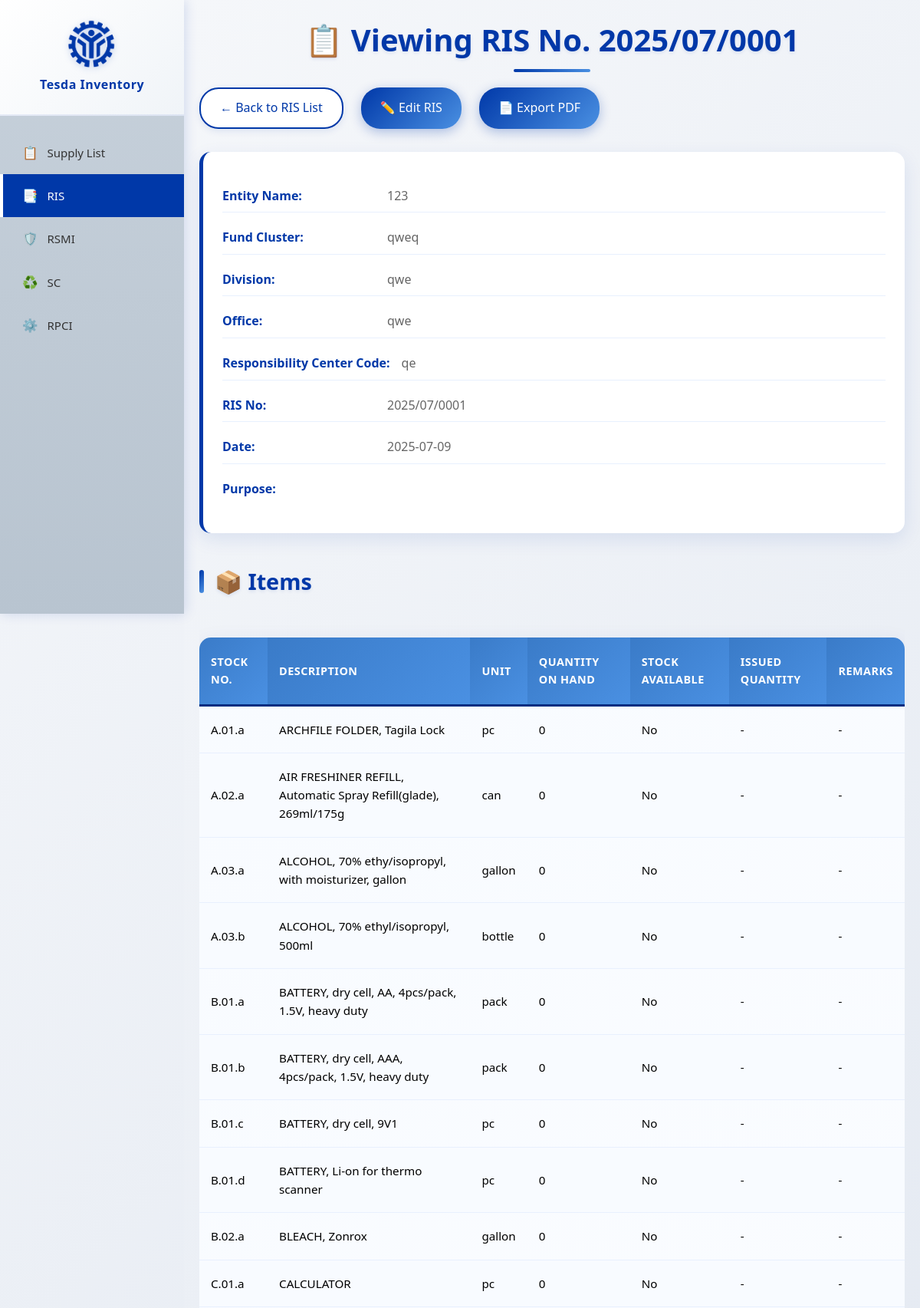
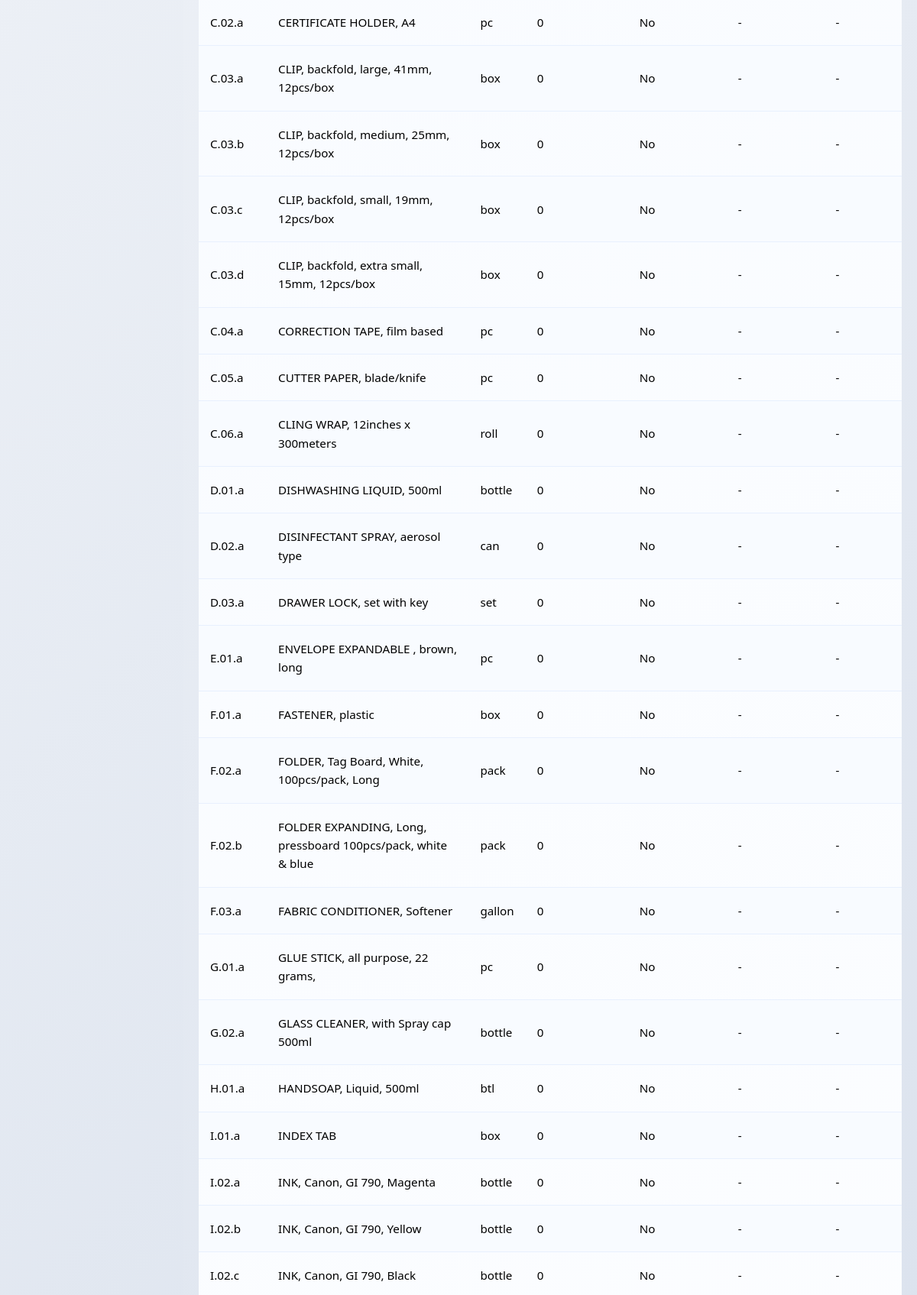
The page /view_ris.php?ris_id=14 (upper part) on the database its author committed (2 pictures, top to bottom).
### tables this page shows
CREATE TABLE `ris` (
  `ris_id` int(11) NOT NULL,
  `entity_name` varchar(255) DEFAULT NULL,
  `fund_cluster` varchar(100) DEFAULT NULL,
  `division` varchar(100) DEFAULT NULL,
  `office` varchar(100) DEFAULT NULL,
  `responsibility_center_code` varchar(100) DEFAULT NULL,
  `ris_no` varchar(100) DEFAULT NULL,
  `date_requested` date DEFAULT NULL,
  `purpose` text DEFAULT NULL,
  `requested_by` varchar(255) DEFAULT NULL,
  `approved_by` varchar(255) DEFAULT NULL,
  `issued_by` varchar(255) DEFAULT NULL,
  `received_by` varchar(255) DEFAULT NULL,
  `created_at` timestamp NOT NULL DEFAULT current_timestamp()
);

CREATE TABLE `items` (
  `item_id` int(11) NOT NULL,
  `stock_number` varchar(50) DEFAULT NULL,
  `description` varchar(255) DEFAULT NULL,
  `unit` varchar(50) DEFAULT NULL,
  `reorder_point` int(11) DEFAULT NULL,
  `unit_cost` decimal(10,2) DEFAULT NULL,
  `quantity_on_hand` int(11) DEFAULT 0
);

### view_ris.php (the view, shortened to what this page needs)
<!DOCTYPE html>
<html lang="en">
<head>
    <link rel="stylesheet" href="css/styles.css?v=<?= time() ?>">
</head>
<body class="view-ris-page">
    <?php include 'sidebar.php'; ?>
    <?php require 'config.php'; ?>
    <?php
    $ris_id = (int)$_GET['ris_id'];
    $ris_result = $conn->query("SELECT * FROM ris WHERE ris_id = $ris_id");
    $ris = $ris_result->fetch_assoc();
    $item_query = "
        SELECT
            i.stock_number,
            i.description,
            i.unit,
            i.quantity_on_hand,
            COALESCE(ri.stock_available, 'No') as stock_available,
            COALESCE(ri.issued_quantity, 0) as issued_quantity,
            COALESCE(ri.remarks, '') as remarks
        FROM items i
        LEFT JOIN ris_items ri ON i.stock_number = ri.stock_number AND ri.ris_id = $ris_id
        ORDER BY i.stock_number
    ";
    $item_result = $conn->query($item_query);
    ?>
    <div class="content">
        <h2>📋 Viewing RIS No. <?php echo htmlspecialchars($ris['ris_no']); ?></h2>
        <div class="ris-actions">
            <a href="ris.php" class="btn btn-secondary">← Back to RIS List</a>
            <a href="add_ris.php?ris_id=<?php echo $ris_id; ?>" class="btn btn-primary">✏️ Edit RIS</a>
            <a href="export_ris.php?ris_id=<?php echo $ris_id; ?>" class="btn btn-primary">📄 Export PDF</a>
        </div>
        <div class="ris-details">
            <p><strong>Entity Name:</strong> <?php echo htmlspecialchars($ris['entity_name']); ?></p>
            <p><strong>Fund Cluster:</strong> <?php echo htmlspecialchars($ris['fund_cluster']); ?></p>
            <p><strong>Division:</strong> <?php echo htmlspecialchars($ris['division']); ?></p>
            <p><strong>Office:</strong> <?php echo htmlspecialchars($ris['office']); ?></p>
            <p><strong>Responsibility Center Code:</strong> <?php echo htmlspecialchars($ris['responsibility_center_code']); ?></p>
            <p><strong>RIS No:</strong> <?php echo htmlspecialchars($ris['ris_no']); ?></p>
            <p><strong>Date:</strong> <?php echo htmlspecialchars($ris['date_requested']); ?></p>
            <p><strong>Purpose:</strong> <?php echo htmlspecialchars($ris['purpose']); ?></p>
        </div>
        <h3>📦 Items</h3>
        <div style="overflow-x:auto;">
            <table>
                <thead>
                    <tr>
                        <th>Stock No.</th>
                        <th>Description</th>
                        <th>Unit</th>
                        <th>Quantity on Hand</th>
                        <th>Stock Available</th>
                        <th>Issued Quantity</th>
                        <th>Remarks</th>
                    </tr>
                </thead>
                <tbody>
                    <?php
                    if ($item_result && $item_result->num_rows > 0) {
                        while ($item = $item_result->fetch_assoc()) {
                            $row_class = ($item['issued_quantity'] > 0) ? 'style="background-color: #f0f8ff;"' : '';
                            echo '<tr ' . $row_class . '>';
                            echo '<td>' . htmlspecialchars($item['stock_number']) . '</td>';
                            echo '<td>' . htmlspecialchars($item['description']) . '</td>';
                            echo '<td>' . htmlspecialchars($item['unit']) . '</td>';
                            echo '<td>' . htmlspecialchars($item['quantity_on_hand']) . '</td>';
                            echo '<td>' . htmlspecialchars($item['stock_available']) . '</td>';
                            echo '<td>' . ($item['issued_quantity'] > 0 ? htmlspecialchars($item['issued_quantity']) : '-') . '</td>';
                            echo '<td>' . (!empty($item['remarks']) ? htmlspecialchars($item['remarks']) : '-') . '</td>';
                            echo '</tr>';
                        }
                    } else {
                        echo '<tr><td colspan="7">No items found in inventory.</td></tr>';
                    }
                    ?>
                </tbody>
            </table>
        </div>
    </div>
</body>
</html>

### rows shown on the page
ris: ris_no "2025/07/0001", entity_name "123", fund_cluster "qweq", division "qwe", office "qwe", responsibility_center_code "qe", date_requested "2025-07-09"
items: stock_number "A.01.a", description "ARCHFILE FOLDER, Tagila Lock", unit "pc", quantity_on_hand "0", stock_available "No"
items: stock_number "A.02.a", description "AIR FRESHINER REFILL, Automatic Spray Refill(glade), 269ml/175g", unit "can", quantity_on_hand "0", stock_available "No"
items: stock_number "A.03.a", description "ALCOHOL, 70% ethy/isopropyl, with moisturizer, gallon", unit "gallon", quantity_on_hand "0", stock_available "No"
items: stock_number "A.03.b", description "ALCOHOL, 70% ethyl/isopropyl, 500ml", unit "bottle", quantity_on_hand "0", stock_available "No"
items: stock_number "B.01.a", description "BATTERY, dry cell, AA, 4pcs/pack, 1.5V, heavy duty", unit "pack", quantity_on_hand "0", stock_available "No"
items: stock_number "B.01.b", description "BATTERY, dry cell, AAA, 4pcs/pack, 1.5V, heavy duty", unit "pack", quantity_on_hand "0", stock_available "No"
items: stock_number "B.01.c", description "BATTERY, dry cell, 9V1", unit "pc", quantity_on_hand "0", stock_available "No"
items: stock_number "B.01.d", description "BATTERY, Li-on for thermo scanner", unit "pc", quantity_on_hand "0", stock_available "No"
items: stock_number "B.02.a", description "BLEACH, Zonrox", unit "gallon", quantity_on_hand "0", stock_available "No"
items: stock_number "C.01.a", description "CALCULATOR", unit "pc", quantity_on_hand "0", stock_available "No"
items: stock_number "C.02.a", description "CERTIFICATE HOLDER, A4", unit "pc", quantity_on_hand "0", stock_available "No"
items: stock_number "C.03.a", description "CLIP, backfold, large, 41mm, 12pcs/box", unit "box", quantity_on_hand "0", stock_available "No"
items: stock_number "C.03.b", description "CLIP, backfold, medium, 25mm, 12pcs/box", unit "box", quantity_on_hand "0", stock_available "No"
items: stock_number "C.03.c", description "CLIP, backfold, small, 19mm, 12pcs/box", unit "box", quantity_on_hand "0", stock_available "No"
items: stock_number "C.03.d", description "CLIP, backfold, extra small, 15mm, 12pcs/box", unit "box", quantity_on_hand "0", stock_available "No"
items: stock_number "C.04.a", description "CORRECTION TAPE, film based", unit "pc", quantity_on_hand "0", stock_available "No"
items: stock_number "C.05.a", description "CUTTER PAPER, blade/knife", unit "pc", quantity_on_hand "0", stock_available "No"
items: stock_number "C.06.a", description "CLING WRAP, 12inches x 300meters", unit "roll", quantity_on_hand "0", stock_available "No"
items: stock_number "D.01.a", description "DISHWASHING LIQUID, 500ml", unit "bottle", quantity_on_hand "0", stock_available "No"
items: stock_number "D.02.a", description "DISINFECTANT SPRAY, aerosol type", unit "can", quantity_on_hand "0", stock_available "No"
items: stock_number "D.03.a", description "DRAWER LOCK, set with key", unit "set", quantity_on_hand "0", stock_available "No"
items: stock_number "E.01.a", description "ENVELOPE EXPANDABLE , brown, long", unit "pc", quantity_on_hand "0", stock_available "No"
items: stock_number "F.01.a", description "FASTENER, plastic", unit "box", quantity_on_hand "0", stock_available "No"
items: stock_number "F.02.a", description "FOLDER, Tag Board, White, 100pcs/pack, Long", unit "pack", quantity_on_hand "0", stock_available "No"
items: stock_number "F.02.b", description "FOLDER EXPANDING, Long, pressboard 100pcs/pack, white & blue", unit "pack", quantity_on_hand "0", stock_available "No"
items: stock_number "F.03.a", description "FABRIC CONDITIONER, Softener", unit "gallon", quantity_on_hand "0", stock_available "No"
items: stock_number "G.01.a", description "GLUE STICK, all purpose, 22 grams,", unit "pc", quantity_on_hand "0", stock_available "No"
items: stock_number "G.02.a", description "GLASS CLEANER, with Spray cap 500ml", unit "bottle", quantity_on_hand "0", stock_available "No"
items: stock_number "H.01.a", description "HANDSOAP, Liquid, 500ml", unit "btl", quantity_on_hand "0", stock_available "No"
items: stock_number "I.01.a", description "INDEX TAB", unit "box", quantity_on_hand "0", stock_available "No"
items: stock_number "I.02.a", description "INK, Canon, GI 790, Magenta", unit "bottle", quantity_on_hand "0", stock_available "No"
items: stock_number "I.02.b", description "INK, Canon, GI 790, Yellow", unit "bottle", quantity_on_hand "0", stock_available "No"
items: stock_number "I.02.c", description "INK, Canon, GI 790, Black", unit "bottle", quantity_on_hand "0", stock_available "No"
